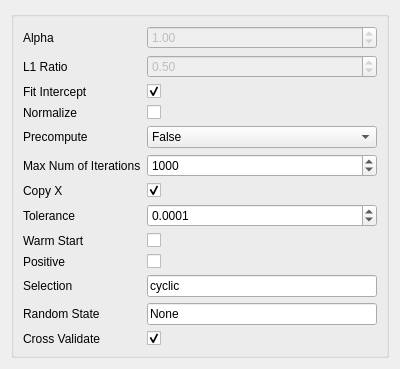
<?xml version="1.0" encoding="UTF-8"?>
<ui version="4.0">
 <class>Form</class>
 <widget class="QWidget" name="Form">
  <property name="geometry">
   <rect>
    <x>0</x>
    <y>0</y>
    <width>400</width>
    <height>366</height>
   </rect>
  </property>
  <property name="windowTitle">
   <string>Form</string>
  </property>
  <layout class="QVBoxLayout" name="verticalLayout">
   <item>
    <widget class="QGroupBox" name="groupBox">
     <layout class="QFormLayout" name="formLayout">
      <property name="fieldGrowthPolicy">
       <enum>QFormLayout::AllNonFixedFieldsGrow</enum>
      </property>
      <item row="0" column="0">
       <widget class="QLabel" name="alphaLabel">
        <property name="text">
         <string>Alpha</string>
        </property>
       </widget>
      </item>
      <item row="0" column="1">
       <widget class="QDoubleSpinBox" name="alphaDoubleSpinBox">
        <property name="enabled">
         <bool>false</bool>
        </property>
        <property name="maximum">
         <double>9999999.000000000000000</double>
        </property>
        <property name="singleStep">
         <double>1.000000000000000</double>
        </property>
        <property name="value">
         <double>1.000000000000000</double>
        </property>
       </widget>
      </item>
      <item row="1" column="0">
       <widget class="QLabel" name="l1RatioLabel">
        <property name="text">
         <string>L1 Ratio</string>
        </property>
       </widget>
      </item>
      <item row="1" column="1">
       <widget class="QDoubleSpinBox" name="l1RatioDoubleSpinBox">
        <property name="enabled">
         <bool>false</bool>
        </property>
        <property name="maximum">
         <double>9999999.000000000000000</double>
        </property>
        <property name="singleStep">
         <double>0.500000000000000</double>
        </property>
        <property name="value">
         <double>0.500000000000000</double>
        </property>
       </widget>
      </item>
      <item row="2" column="0">
       <widget class="QLabel" name="fitInterceptLabel">
        <property name="text">
         <string>Fit Intercept</string>
        </property>
       </widget>
      </item>
      <item row="2" column="1">
       <widget class="QCheckBox" name="fitInterceptCheckBox">
        <property name="checked">
         <bool>true</bool>
        </property>
       </widget>
      </item>
      <item row="3" column="0">
       <widget class="QLabel" name="normalizeLabel">
        <property name="text">
         <string>Normalize</string>
        </property>
       </widget>
      </item>
      <item row="3" column="1">
       <widget class="QCheckBox" name="normalizeCheckBox"/>
      </item>
      <item row="4" column="0">
       <widget class="QLabel" name="precomputeLabel">
        <property name="text">
         <string>Precompute</string>
        </property>
       </widget>
      </item>
      <item row="4" column="1">
       <widget class="QComboBox" name="precomputeComboBox">
        <item>
         <property name="text">
          <string>False</string>
         </property>
        </item>
        <item>
         <property name="text">
          <string>True</string>
         </property>
        </item>
        <item>
         <property name="text">
          <string>Array-like</string>
         </property>
        </item>
       </widget>
      </item>
      <item row="5" column="0">
       <widget class="QLabel" name="maxNumOfIterationsLabel">
        <property name="text">
         <string>Max Num of Iterations</string>
        </property>
       </widget>
      </item>
      <item row="5" column="1">
       <widget class="QSpinBox" name="maxNumOfIterationsSpinBox">
        <property name="maximum">
         <number>99999</number>
        </property>
        <property name="value">
         <number>1000</number>
        </property>
       </widget>
      </item>
      <item row="6" column="0">
       <widget class="QLabel" name="copyXLabel">
        <property name="text">
         <string>Copy X</string>
        </property>
       </widget>
      </item>
      <item row="6" column="1">
       <widget class="QCheckBox" name="copyXCheckBox">
        <property name="checked">
         <bool>true</bool>
        </property>
       </widget>
      </item>
      <item row="7" column="0">
       <widget class="QLabel" name="toleranceLabel">
        <property name="text">
         <string>Tolerance</string>
        </property>
       </widget>
      </item>
      <item row="7" column="1">
       <widget class="QDoubleSpinBox" name="toleranceDoubleSpinBox">
        <property name="decimals">
         <number>4</number>
        </property>
        <property name="singleStep">
         <double>0.000100000000000</double>
        </property>
        <property name="value">
         <double>0.000100000000000</double>
        </property>
       </widget>
      </item>
      <item row="8" column="0">
       <widget class="QLabel" name="warmStartLabel">
        <property name="text">
         <string>Warm Start</string>
        </property>
       </widget>
      </item>
      <item row="8" column="1">
       <widget class="QCheckBox" name="warmStartCheckBox"/>
      </item>
      <item row="9" column="0">
       <widget class="QLabel" name="positiveLabel">
        <property name="text">
         <string>Positive</string>
        </property>
       </widget>
      </item>
      <item row="9" column="1">
       <widget class="QCheckBox" name="positiveCheckBox"/>
      </item>
      <item row="10" column="0">
       <widget class="QLabel" name="selectionLabel">
        <property name="text">
         <string>Selection</string>
        </property>
       </widget>
      </item>
      <item row="10" column="1">
       <widget class="QLineEdit" name="selectionLineEdit">
        <property name="text">
         <string>cyclic</string>
        </property>
       </widget>
      </item>
      <item row="11" column="0">
       <widget class="QLabel" name="randomStateLabel">
        <property name="text">
         <string>Random State</string>
        </property>
       </widget>
      </item>
      <item row="11" column="1">
       <widget class="QLineEdit" name="randomStateLineEdit">
        <property name="text">
         <string>None</string>
        </property>
       </widget>
      </item>
      <item row="12" column="0">
       <widget class="QLabel" name="crossValidateLabel">
        <property name="text">
         <string>Cross Validate</string>
        </property>
       </widget>
      </item>
      <item row="12" column="1">
       <widget class="QCheckBox" name="crossValidateCheckBox">
        <property name="checked">
         <bool>true</bool>
        </property>
       </widget>
      </item>
     </layout>
    </widget>
   </item>
  </layout>
 </widget>
 <resources/>
 <connections>
  <connection>
   <sender>crossValidateCheckBox</sender>
   <signal>toggled(bool)</signal>
   <receiver>alphaDoubleSpinBox</receiver>
   <slot>setDisabled(bool)</slot>
   <hints>
    <hint type="sourcelabel">
     <x>136</x>
     <y>299</y>
    </hint>
    <hint type="destinationlabel">
     <x>161</x>
     <y>29</y>
    </hint>
   </hints>
  </connection>
  <connection>
   <sender>crossValidateCheckBox</sender>
   <signal>toggled(bool)</signal>
   <receiver>l1RatioDoubleSpinBox</receiver>
   <slot>setDisabled(bool)</slot>
   <hints>
    <hint type="sourcelabel">
     <x>139</x>
     <y>297</y>
    </hint>
    <hint type="destinationlabel">
     <x>146</x>
     <y>62</y>
    </hint>
   </hints>
  </connection>
 </connections>
</ui>
